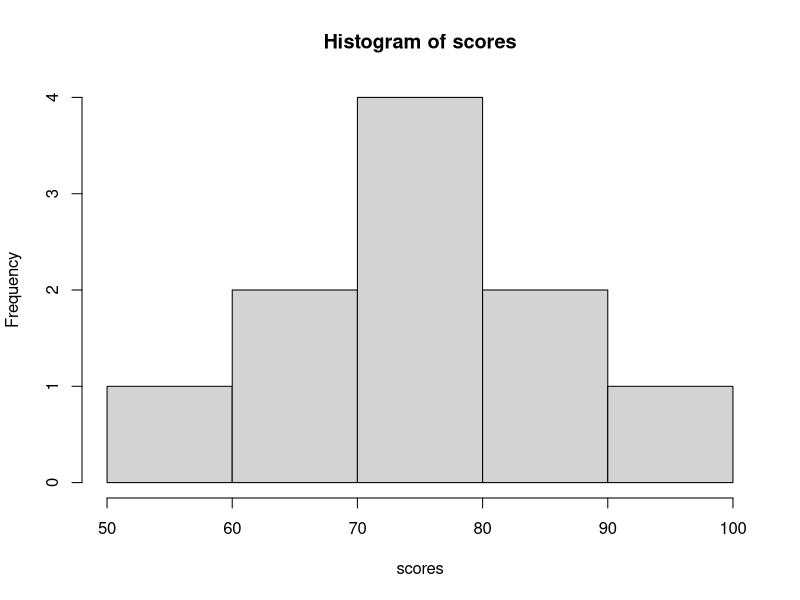

Write the R code that produced this figure. (Note: this script raises an error after producing the figure.)
## ---- chunk 1
10 - 4
5 * 3
20 / 4
2^3
## ---- chunk 2
x <- 10
## ---- chunk 3
x
## ---- chunk 4
x <- 10
y <- 5

x + y
## ---- chunk 5
ages <- c(21, 25, 19, 32, 28)
## ---- chunk 6
ages
## ---- chunk 7
mean(ages)
median(ages)
min(ages)
max(ages)
sd(ages)
## ---- chunk 8
mean(c(10, 20, 30))
## ---- chunk 9
round(3.14159, digits = 2)
## ---- chunk 10
# Clear the environment
rm(list = ls())
## ---- chunk 11
# Calculate the average
mean(c(10, 20, 30))
## ---- chunk 12
students <- data.frame(
  name = c("Anna", "Ben", "Carlos"),
  age = c(22, 25, 21),
  score = c(78, 85, 91)
)

students
## ---- chunk 13
students$score
## ---- chunk 14
mean(students$score)
## ---- chunk 15
scores <- c(55, 62, 68, 71, 73, 75, 78, 82, 85, 91)

hist(scores)
## ---- chunk 16
x <- 5
y <- 10
z <- x + y

z
## ---- chunk 17
my_number + 10
## ---- chunk 18
score <- 10
Score <- 20

score
Score
